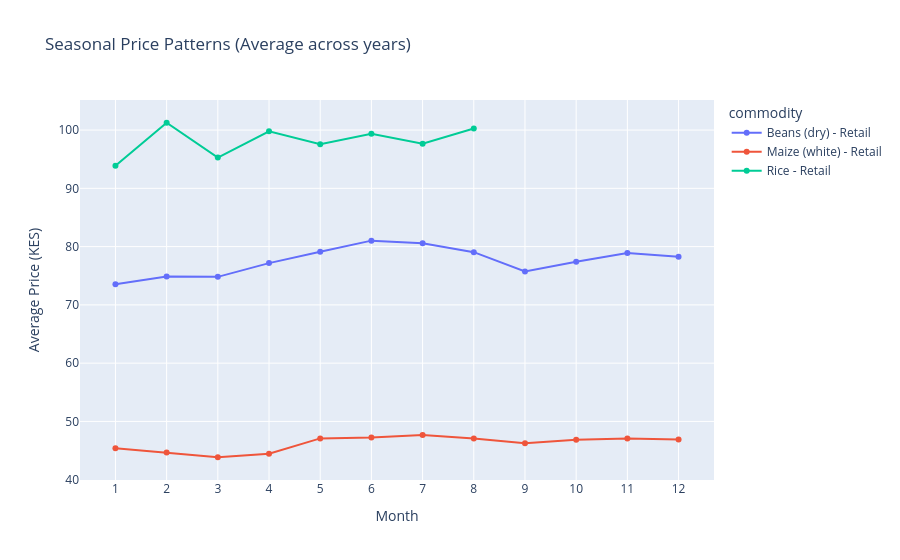

The cell this chart's notebook holds for it:
### Markdown cell above
## 4. Seasonal Patterns

### Code cell
# Extract month from date
# Ensure date is datetime for .dt operations
national_avg['date'] = pd.to_datetime(national_avg['date'])

national_avg['month'] = national_avg['date'].dt.month
national_avg['year'] = national_avg['date'].dt.year

# Monthly average prices (across all years)
seasonal = national_avg.groupby(['commodity', 'month'])['price'].mean().reset_index()

# Plot seasonal patterns for key commodities
key_commodities = ['Maize (white) - Retail', 'Beans (dry) - Retail', 'Rice - Retail']
seasonal_key = seasonal[seasonal['commodity'].isin(key_commodities)]

fig = px.line(seasonal_key, x='month', y='price', color='commodity',
              title='Seasonal Price Patterns (Average across years)',
              labels={'price': 'Average Price (KES)', 'month': 'Month'},
              markers=True)
fig.update_xaxes(tickmode='linear', tick0=1, dtick=1)
fig.show()

### Figure 1 — Plotly figure (JSON) as saved in the notebook; plotly's stock layout.template omitted (floating-point values rounded to 4 significant figures)
{"data": [{"hovertemplate": "commodity=Beans (dry) - Retail<br>Month=%{x}<br>Average Price (KES)=%{y}<extra></extra>", "legendgroup": "Beans (dry) - Retail", "line": {"color": "#636efa", "dash": "solid"}, "marker": {"symbol": "circle"}, "mode": "lines+markers", "name": "Beans (dry) - Retail", "orientation": "v", "showlegend": true, "type": "scatter", "x": [1, 2, 3, 4, 5, 6, 7, 8, 9, 10, 11, 12], "xaxis": "x", "y": [73.52, 74.87, 74.81, 77.17, 79.12, 81.02, 80.57, 79.04, 75.74, 77.41, 78.92, 78.25], "yaxis": "y"}, {"hovertemplate": "commodity=Maize (white) - Retail<br>Month=%{x}<br>Average Price (KES)=%{y}<extra></extra>", "legendgroup": "Maize (white) - Retail", "line": {"color": "#EF553B", "dash": "solid"}, "marker": {"symbol": "circle"}, "mode": "lines+markers", "name": "Maize (white) - Retail", "orientation": "v", "showlegend": true, "type": "scatter", "x": [1, 2, 3, 4, 5, 6, 7, 8, 9, 10, 11, 12], "xaxis": "x", "y": [45.41, 44.66, 43.85, 44.44, 47.09, 47.23, 47.68, 47.09, 46.23, 46.84, 47.06, 46.89], "yaxis": "y"}, {"hovertemplate": "commodity=Rice - Retail<br>Month=%{x}<br>Average Price (KES)=%{y}<extra></extra>", "legendgroup": "Rice - Retail", "line": {"color": "#00cc96", "dash": "solid"}, "marker": {"symbol": "circle"}, "mode": "lines+markers", "name": "Rice - Retail", "orientation": "v", "showlegend": true, "type": "scatter", "x": [1, 2, 3, 4, 5, 6, 7, 8], "xaxis": "x", "y": [93.86, 101.3, 95.28, 99.78, 97.58, 99.36, 97.64, 100.3], "yaxis": "y"}], "layout": {"legend": {"title": {"text": "commodity"}, "tracegroupgap": 0}, "title": {"text": "Seasonal Price Patterns (Average across years)"}, "xaxis": {"anchor": "y", "domain": [0, 1], "dtick": 1, "tick0": 1, "tickmode": "linear", "title": {"text": "Month"}}, "yaxis": {"anchor": "x", "domain": [0, 1], "title": {"text": "Average Price (KES)"}}}}
